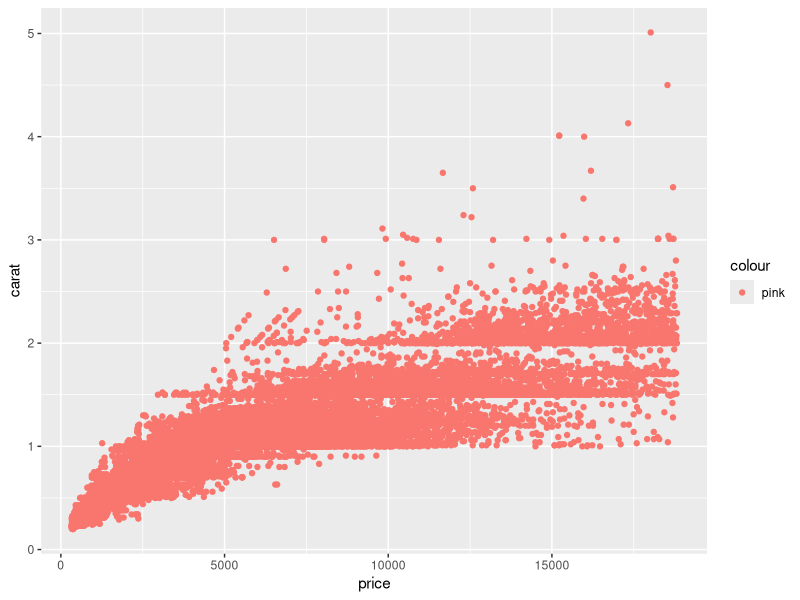
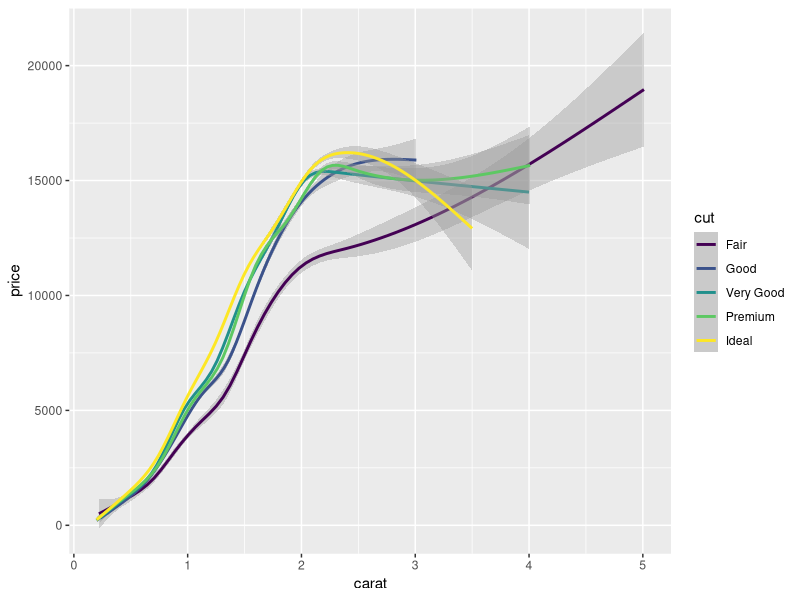

The R script that drew these images, in order:
## ---- chunk 1
library(tidyverse)
## ---- chunk 2
## TASK: Plot `price` vs `carat` below
## Your code here!
ggplot(data=diamonds) + geom_point(mapping=aes(x=price,y=carat,colour="pink"))
## ---- chunk 3
## TASK: Plot `price`, `carat`, and `cut` below
## Your code here!
ggplot(data=diamonds) + geom_smooth(mapping=aes(x=carat,y=price,colour=cut))
